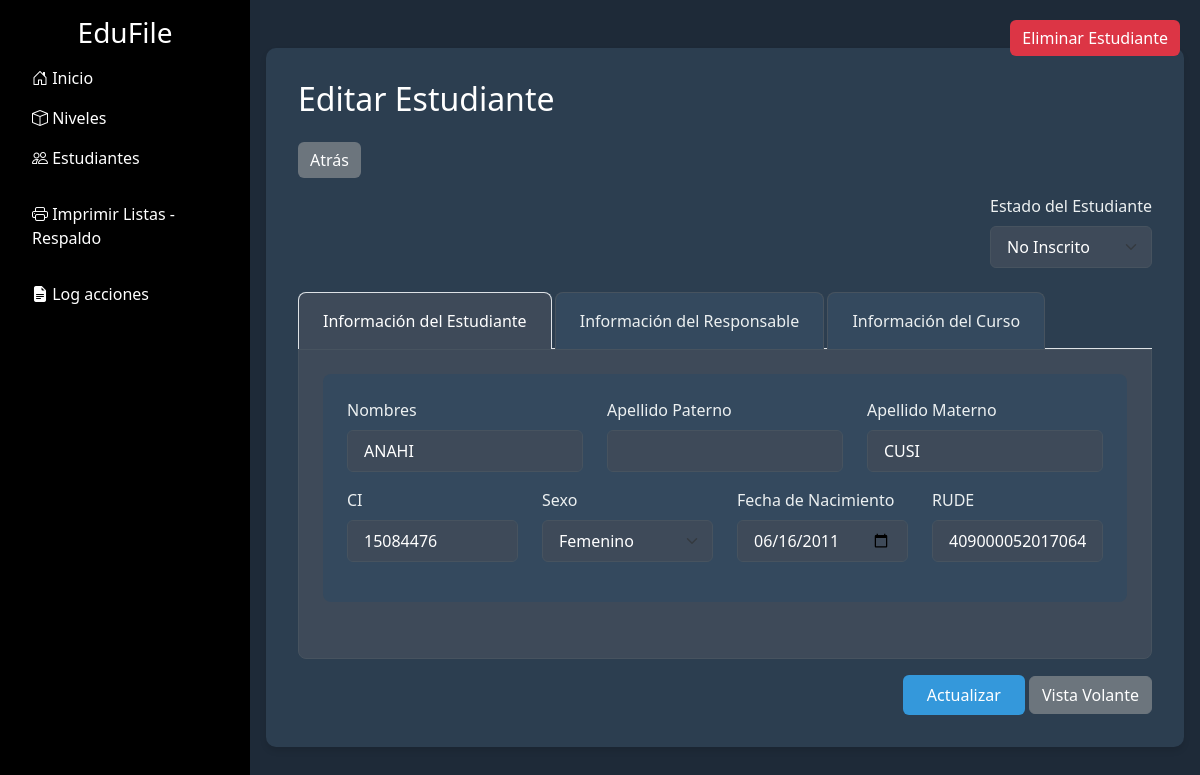
Before: /editarEstudiante.php?student_id=409000052017064&source=estudiantes with the older database file.
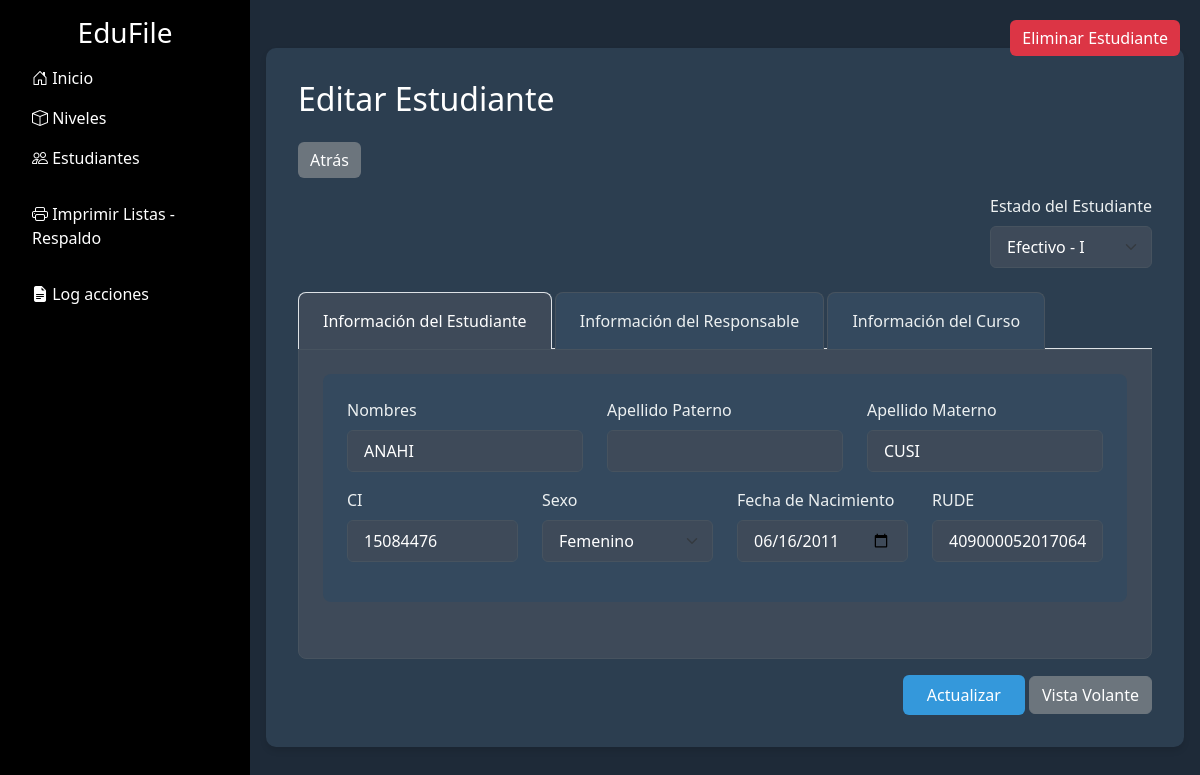
After: the same page with the newer database file.
### tables this page shows
CREATE TABLE `student_courses` (
  `student_id` bigint(20) NOT NULL,
  `course_id` bigint(20) NOT NULL,
  `status` enum('Efectivo - I','No Inscrito','Efectivo - T','Traslado','Retirado') DEFAULT 'No Inscrito'
);

CREATE TABLE `students` (
  `id` bigint(20) NOT NULL,
  `first_name` varchar(255) NOT NULL,
  `last_name_father` varchar(255) NOT NULL,
  `last_name_mother` varchar(255) NOT NULL,
  `gender` varchar(50) NOT NULL,
  `rude_number` varchar(20) NOT NULL,
  `identity_card` varchar(9) NOT NULL,
  `birth_date` date NOT NULL,
  `guardian_first_name` varchar(255) DEFAULT NULL,
  `guardian_last_name` varchar(255) DEFAULT NULL,
  `guardian_identity_card` varchar(9) DEFAULT NULL,
  `guardian_phone_number` varchar(15) DEFAULT NULL,
  `guardian_relationship` enum('padre','madre','tutor') DEFAULT NULL
);

### editarEstudiante.php (the view, shortened to what this page needs)
<?php
include 'conexion.php';
$student_id = $_GET['student_id'];
$query = "SELECT s.*, sc.status, c.grade, c.parallel, l.name AS level_name
          FROM students s
          LEFT JOIN student_courses sc ON s.id = sc.student_id
          LEFT JOIN courses c ON sc.course_id = c.id
          LEFT JOIN levels l ON c.level_id = l.id
          WHERE s.rude_number = ?
          LIMIT 1";
$stmt = $conn->prepare($query);
$stmt->bind_param("s", $student_id);
$stmt->execute();
$result = $stmt->get_result();
$student = $result->fetch_assoc();
?>
<!DOCTYPE html>
<html lang="es">
<head>
    <link rel="stylesheet" href="css/bootstrap.min.css">
    <link href="https://cdnjs.cloudflare.com/ajax/libs/bootstrap-icons/1.10.5/font/bootstrap-icons.min.css" rel="stylesheet">
</head>
<body>
    <div class="d-flex">
        <?php include 'sidebar.php'; ?>
        <div class="main-content flex-grow-1 p-3">
            <div class="form-container">
                <div class="d-flex justify-content-between align-items-center mb-4">
                    <h2 class="mb-0">Editar Estudiante</h2>
                    <button class="btn btn-delete" data-bs-toggle="modal" data-bs-target="#deleteModal">
                        Eliminar Estudiante
                    </button>
                </div>
                <button class="btn btn-back" onclick="goBack()">Atrás</button>
                <form action="actualizarEstudiante.php" method="POST">
                    <div class="d-flex justify-content-end mb-4">
                        <div class="status-select">
                            <label for="student_status" class="form-label">Estado del Estudiante</label>
                            <select class="form-select" id="student_status" name="student_status" required>
                                <option value="Efectivo - I" <?php echo ($student['status'] === 'Efectivo - I') ? 'selected' : ''; ?>>Efectivo - I</option>
                                <option value="No Inscrito" <?php echo ($student['status'] === 'No Inscrito') ? 'selected' : ''; ?>>No Inscrito</option>
                            </select>
                        </div>
                    </div>
                    <ul class="nav nav-tabs" id="myTab" role="tablist">
                        <li class="nav-item" role="presentation">
                            <button class="nav-link active" id="student-info-tab" data-bs-toggle="tab" data-bs-target="#student-info" type="button" role="tab" aria-controls="student-info" aria-selected="true">Información del Estudiante</button>
                        </li>
                        <li class="nav-item" role="presentation">
                            <button class="nav-link" id="guardian-info-tab" data-bs-toggle="tab" data-bs-target="#guardian-info" type="button" role="tab" aria-controls="guardian-info" aria-selected="false">Información del Responsable</button>
                        </li>
                        <li class="nav-item" role="presentation">
                            <button class="nav-link" id="course-info-tab" data-bs-toggle="tab" data-bs-target="#course-info" type="button" role="tab" aria-controls="course-info" aria-selected="false">Información del Curso</button>
                        </li>
                    </ul>
                    <div class="tab-content" id="myTabContent">
                        <div class="tab-pane fade show active" id="student-info" role="tabpanel" aria-labelledby="student-info-tab">
                            <div class="form-section">
                                <div class="row mb-3">
                                    <div class="col-md-4">
                                        <label for="first_name" class="form-label">Nombres</label>
                                        <input type="text" class="form-control" id="first_name" name="first_name"
                                            value="<?php echo htmlspecialchars($student['first_name']); ?>" required>
                                    </div>
                                    <div class="col-md-4">
                                        <label for="last_name_father" class="form-label">Apellido Paterno</label>
                                        <input type="text" class="form-control" id="last_name_father" name="last_name_father"
                                            value="<?php echo htmlspecialchars($student['last_name_father']); ?>">
                                    </div>
                                    <div class="col-md-4">
                                        <label for="last_name_mother" class="form-label">Apellido Materno</label>
                                        <input type="text" class="form-control" id="last_name_mother" name="last_name_mother"
                                            value="<?php echo htmlspecialchars($student['last_name_mother']); ?>">
                                    </div>
                                </div>
                                <div class="row mb-3">
                                    <div class="col-md-3">
                                        <label for="identity_card" class="form-label">CI</label>
                                        <input type="text" class="form-control" id="identity_card" name="identity_card"
                                            value="<?php echo htmlspecialchars($student['identity_card']); ?>">
                                    </div>
                                    <div class="col-md-3">
                                        <label for="gender" class="form-label">Sexo</label>
                                        <select class="form-select" id="gender" name="gender" required>
                                            <option value="F" <?php echo $student['gender'] === 'F' ? 'selected' : ''; ?>>Femenino</option>
                                        </select>
                                    </div>
                                    <div class="col-md-3">
                                        <label for="birth_date" class="form-label">Fecha de Nacimiento</label>
                                        <input type="date" class="form-control" id="birth_date" name="birth_date"
                                            value="<?php echo htmlspecialchars($student['birth_date']); ?>">
                                    </div>
                                    <div class="col-md-3">
                                        <label for="rude_number" class="form-label">RUDE</label>
                                        <input type="text" class="form-control" id="rude_number" name="rude_number"
                                            value="<?php echo htmlspecialchars($student['rude_number']); ?>" required>
                                    </div>
                                </div>
                            </div>
                        </div>
                    </div>
                    <div class="text-end mt-3">
                        <button type="submit" class="btn btn-primary">Actualizar</button>
                        <a href="volanteEstudiante.php?student_id=<?php echo $student_id; ?>" target="_blank" class="btn btn-secondary">Vista Volante</a>
                    </div>
                </form>
            </div>
        </div>
    </div>
</body>
</html>

### sidebar.php (shortened to what this page needs)
<?php
$currentPage = basename($_SERVER['PHP_SELF']);
?>
<div class="sidebar p-3" style="background-color: #000; color: #fff; min-width: 250px;">
    <h3 class="text-center">EduFile</h3>
    <nav class="nav flex-column">
        <a href="index.php" class="nav-link text-white <?= ($currentPage == 'index.php') ? 'active' : '' ?>">
            <i class="bi bi-house-door"></i> Inicio
        </a>
        <div>
            <a class="nav-link text-white" data-bs-toggle="collapse" href="#nivelMenu" role="button" aria-expanded="false" aria-controls="nivelMenu">
                <i class="bi bi-box"></i> Niveles
            </a>
        </div>
        <a class="nav-link text-white <?= ($currentPage == 'estudiantes.php') ? 'active' : '' ?>" href="estudiantes.php">
            <i class="bi bi-people"></i> Estudiantes
        </a>
        <div class="mt-3">
            <a class="nav-link text-white" href="#" data-bs-toggle="modal" data-bs-target="#listOptionsModal">
                <i class="bi bi-printer"></i> Imprimir Listas - Respaldo
            </a>
        </div>
        <div class="mt-3">
            <a class="nav-link text-white <?= ($currentPage == 'registroLog.php') ? 'active' : '' ?>" href="registroLog.php">
                <i class="bi bi-file-earmark-text-fill"></i> Log acciones
            </a>
        </div>
    </nav>
</div>

### editarEstudiante.php (style rules this page uses)
body { background-color: #1E2A38; color: #ffffff; }
.form-container { background-color: #2C3E50; padding: 2rem; border-radius: 10px; max-width: 1200px; margin: 2rem auto; box-shadow: 0 4px 6px rgba(0, 0, 0, 0.1); }
.form-section { margin-bottom: 2rem; padding: 1.5rem; background-color: #34495E; border-radius: 8px; }
.form-label { color: #ECF0F1; font-weight: 500; }
.form-control, .form-select { background-color: #3E4A59; border: 1px solid #47535f; color: #ffffff; padding: 0.5rem 1rem; }
.btn-primary { background-color: #3498db; border: none; padding: 0.5rem 1.5rem; }
.btn-delete { position: absolute; top: 20px; right: 20px; background-color: #dc3545; color: white; border: none; }
.status-select { max-width: 200px; margin-left: auto; }
.btn-back { background-color: #6c757d; color: white; border: none; margin-bottom: 1rem; }
.nav-tabs .nav-link { background-color: #34495E; color: #ECF0F1; border: 1px solid #47535f; border-bottom: none; border-radius: 8px 8px 0 0; padding: 1rem 1.5rem; margin-right: 0.2rem; }
.nav-tabs .nav-link.active { background-color: #3E4A59; color: #ffffff; border-bottom: none; }
.tab-content { background-color: #3E4A59; padding: 1.5rem; border-radius: 0 0 8px 8px; border: 1px solid #47535f; }

Changed rows visible on the page:
changed student_courses: student_status "No Inscrito" → "Efectivo - I"
